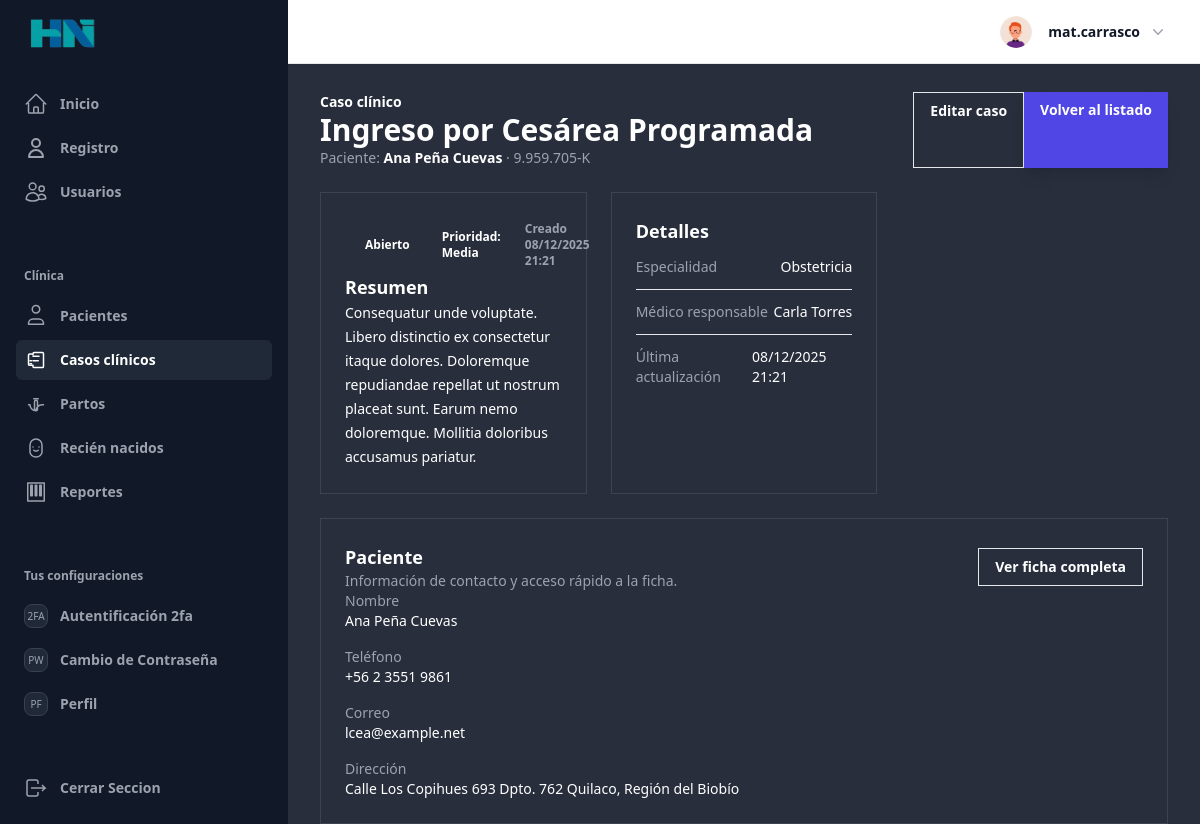
/clinica/casos/4704/ (signed in), run on the app's committed database.
### UsuarioApp/models.py (models this page shows, shortened)
class Profile(models.Model):
    last_activity = models.DateTimeField(null=True, blank=True)
    image = models.ImageField(upload_to=profile_picture_path, default="profile.webp")
    user_FK = models.OneToOneField(
        User, on_delete=models.CASCADE, related_name="profile"
    )
    position_FK = models.ForeignKey(
        Position, on_delete=models.SET_NULL, null=True, blank=True
    )
    def save(self, *args, **kwargs):
        update_last_activity = kwargs.pop("update_last_activity", False)
        if update_last_activity:
            self.last_activity = timezone.now()
            kwargs["update_fields"] = ["last_activity"]
        if self.pk:
            handle_old_image(Profile, self.pk, self.image)
        super(Profile, self).save(*args, **kwargs)
        if self.image and os.path.exists(self.image.path):
            resize_image(self.image.path, 300)
            crop_image(self.image.path, 300)
    def update_last_activity(self):
        self.save(update_last_activity=True)
    class Meta:
        verbose_name = "Perfil"
        verbose_name_plural = "Perfiles"
        ordering = ["-id"]

### clinica/models.py (models this page shows, shortened)
class CasoClinico(models.Model):
    class PrioridadChoices(models.TextChoices):
        BAJA = "baja", _("Baja")
        MEDIA = "media", _("Media")
        ALTA = "alta", _("Alta")
    class EstadoChoices(models.TextChoices):
        ABIERTO = "abierto", _("Abierto")
        EN_ESTUDIO = "en_estudio", _("En estudio")
        CERRADO = "cerrado", _("Cerrado")
    paciente = models.ForeignKey(
        Paciente,
        verbose_name=_("Paciente"),
        related_name="casos_clinicos",
        on_delete=models.CASCADE,
    )
    titulo = models.CharField(_("Título"), max_length=255)
    resumen = models.TextField(_("Resumen"))
    especialidad = models.CharField(_("Especialidad"), max_length=100)
    prioridad = models.CharField(
        _("Prioridad"),
        max_length=10,
        choices=PrioridadChoices.choices,
        default=PrioridadChoices.MEDIA,
    )
    estado = models.CharField(
        _("Estado"),
        max_length=15,
        choices=EstadoChoices.choices,
        default=EstadoChoices.ABIERTO,
    )
    medico_responsable = models.ForeignKey(
        settings.AUTH_USER_MODEL,
        verbose_name=_("Médico responsable"),
        related_name="casos_clinicos_asignados",
        on_delete=models.PROTECT,
    )
    fecha_creacion = models.DateTimeField(_("Fecha de creación"), auto_now_add=True)
    fecha_actualizacion = models.DateTimeField(_("Fecha de actualización"), auto_now=True)
    class Meta:
        ordering = ["-fecha_creacion"]
        verbose_name = _("Caso clínico")
        verbose_name_plural = _("Casos clínicos")

class Paciente(models.Model):
    class SexoChoices(models.TextChoices):
        MASCULINO = "M", _("Masculino")
        FEMENINO = "F", _("Femenino")
        OTRO = "O", _("Otro")
    class EstadoCivilChoices(models.TextChoices):
        SOLTERA = "soltera", _("Soltera")
        CASADA = "casada", _("Casada")
        VIUDA = "viuda", _("Viuda")
        DIVORCIADA = "divorciada", _("Divorciada")
        CONVIVIENTE = "conviviente", _("Conviviente")
        OTRO = "otro", _("Otro")
    class NivelEducacionalChoices(models.TextChoices):
        NINGUNA = "ninguna", _("Ninguna")
        BASICA = "basica", _("Básica")
        MEDIA = "media", _("Media")
        TECNICA = "tecnica", _("Técnica")
        UNIVERSITARIA = "universitaria", _("Universitaria")
        OTRO = "otro", _("Otro")
    class EstadoAtencionChoices(models.TextChoices):
        EN_ESPERA = "en_espera", _("En espera")
        EN_OBSERVACION = "en_observacion", _("En observación")
        ATENDIDO = "atendido", _("Atendido")
        DERIVADO = "derivado", _("Derivado")
    class RiesgoObstetricoChoices(models.TextChoices):
        BAJO = "bajo", _("Bajo")
        MEDIO = "medio", _("Medio")
        ALTO = "alto", _("Alto")
    rut = models.CharField(_("RUT"), max_length=12, unique=True)
    nombres = models.CharField(_("Nombres"), max_length=100, blank=True)
    apellido_paterno = models.CharField(_("Apellido paterno"), max_length=100, blank=True)
    apellido_materno = models.CharField(_("Apellido materno"), max_length=100, blank=True)
    nombre_completo = models.CharField(_("Nombre completo"), max_length=255, blank=True)
    fecha_nacimiento = models.DateField(_("Fecha de nacimiento"))
    sexo = models.CharField(_("Sexo"), max_length=1, choices=SexoChoices.choices)
    telefono = models.CharField(_("Teléfono"), max_length=20, blank=True)
    email = models.EmailField(_("Correo electrónico"), blank=True)
    direccion = models.CharField(_("Dirección"), max_length=255, blank=True)
    estado_civil = models.CharField(
        _("Estado civil"),
        max_length=20,
        choices=EstadoCivilChoices.choices,
        default=EstadoCivilChoices.OTRO,
        blank=True,
    )
    nivel_educacional = models.CharField(
        _("Nivel educacional"),
        max_length=20,
        choices=NivelEducacionalChoices.choices,
        default=NivelEducacionalChoices.OTRO,
        blank=True,
    )
    consultorio = models.ForeignKey(
        Consultorio,
        verbose_name=_("Consultorio de referencia"),
        related_name="pacientes",
        on_delete=models.SET_NULL,
        null=True,
        blank=True,
        db_column="consultorio_id",
    )
    consultorio_otro = models.CharField(
        _("Especifique Consultorio"),
        max_length=120,
        blank=True,
        help_text=_("Llenar solo si el consultorio no aparece en la lista.")
    )
    registrado_por = models.ForeignKey(
        settings.AUTH_USER_MODEL,
        verbose_name=_("Registrado por"),
        related_name="pacientes_registrados",
        on_delete=models.SET_NULL,
        null=True,
        blank=True,
    )
    actualizado_por = models.ForeignKey(
        settings.AUTH_USER_MODEL,
        verbose_name=_("Actualizado por"),
        related_name="pacientes_actualizados",
        on_delete=models.SET_NULL,
        null=True,
        blank=True,
    )
    nacionalidad = models.ForeignKey(
        Nacionalidad,
        verbose_name=_("Nacionalidad"),
        related_name="pacientes",
        on_delete=models.SET_NULL,
        null=True,
        blank=True,
        db_column="nacionalidad_codigo",
    )
    nacionalidad_otro = models.CharField(
        _("Especifique Nacionalidad"),
        max_length=60,
        blank=True,
        help_text=_("Llenar solo si seleccionó 'Otra' en Nacionalidad.")
    )
    pueblo_originario = models.ForeignKey(
        PuebloOriginario,
        verbose_name=_("Pueblo originario"),
        related_name="pacientes",
        on_delete=models.SET_NULL,
        null=True,
        blank=True,
        db_column="pueblo_originario_id",
    )
    activo = models.BooleanField(_("Activo"), default=True)
    estado_atencion = models.CharField(
        _("Estado de atención"),
        max_length=20,
        choices=EstadoAtencionChoices.choices,
        default=EstadoAtencionChoices.EN_ESPERA,
    )
    riesgo_obstetrico = models.CharField(
        _("Riesgo obstétrico"),
        max_length=10,
        choices=RiesgoObstetricoChoices.choices,
        default=RiesgoObstetricoChoices.BAJO,
    )
    contacto_emergencia_nombre = models.CharField(
        _("Nombre contacto de emergencia"),
        max_length=120,
        blank=True,
    )
    contacto_emergencia_telefono = models.CharField(
        _("Teléfono contacto de emergencia"),
        max_length=20,
        blank=True,
    )
    fecha_creacion = models.DateTimeField(_("Fecha de creación"), auto_now_add=True)
    fecha_actualizacion = models.DateTimeField(_("Fecha de actualización"), auto_now=True)
    class Meta:
        ordering = ["nombres", "apellido_paterno", "apellido_materno"]
        verbose_name = _("Paciente")
        verbose_name_plural = _("Pacientes")
        indexes = [
            models.Index(fields=["fecha_nacimiento"], name="idx_paciente_fecha_nac"),
            models.Index(fields=["nombres", "apellido_paterno"], name="idx_paciente_nombre"),
        ]

### clinica/views.py (the view)
# urls.py: path("casos/<int:pk>/", views.CasoClinicoDetailView.as_view(), name="caso_detail"),
class CasoClinicoDetailView(PermitsPositionMixin, DetailView):
    permission_required = ['CLINICAL_FULL', 'CLINICAL_SUPPORT']
    model = CasoClinico
    template_name = "clinica/casos/detalle.html"
    context_object_name = "caso"
    def get_queryset(self):
        return super().get_queryset().select_related("paciente", "medico_responsable")

### utils/customer_img.py (called while the page is built, shortened)
def resize_image(img_path, img_size):
    try:
        with Image.open(img_path) as img:
            ancho, alto = img.size
    except (FileExistsError, UnidentifiedImageError):
        print("Error al Redimensionar la imagen")

def crop_image(img_path, img_size):
    try:
        with Image.open(img_path) as img:
            ancho, alto = img.size
    except (FileExistsError, UnidentifiedImageError):
        print("Erro al Recortar la imagen")

def handle_old_image(modelo, pk, image):
    default_image = "profile.webp"
    old_profile = modelo.objects.get(pk=pk)
    default_image_path = os.path.join(settings.MEDIA_ROOT, default_image)
    if (
        old_profile.image.path != image.path
        and old_profile.image.path != default_image_path
    ):
        default_storage.delete(old_profile.image.path)

### templates/clinica/casos/detalle.html (shortened to what this page needs)
{% extends 'components/Layout/base_extendido.html' %}
{% block content_main %}
<section class="space-y-6 text-white">
  <div class="flex flex-wrap items-start justify-between gap-4">
    <div>
      <p class="text-sm font-semibold text-indigo-300 uppercase tracking-wide">Caso clínico</p>
      <h1 class="text-3xl font-bold text-white">{{ caso.titulo }}</h1>
      <p class="text-sm text-gray-400">
        Paciente: <span class="font-semibold text-white">{{ caso.paciente.nombre_completo }}</span> · {{ caso.paciente.rut }}
      </p>
    </div>
    <div class="flex flex-wrap gap-3">
      <a href="{% url 'clinica:caso_update' caso.pk %}" class="rounded-2xl border border-white/15 px-4 py-2 text-sm font-semibold text-gray-200 hover:bg-white/5">
        Editar caso
      </a>
      <a href="{% url 'clinica:caso_list' %}" class="rounded-2xl bg-indigo-600 px-4 py-2 text-sm font-semibold text-white shadow-lg shadow-indigo-600/30 hover:bg-indigo-500">
        Volver al listado
      </a>
    </div>
  </div>
  <div class="grid gap-6 lg:grid-cols-3">
    <section class="rounded-3xl border border-white/10 bg-slate-900/70 p-6 shadow-2xl shadow-black/20 lg:col-span-2 space-y-4">
      <div class="flex flex-wrap items-center gap-3 text-xs font-semibold">
        <span class="inline-flex items-center gap-2 rounded-full px-3 py-1
          {% if caso.estado == 'cerrado' %}bg-gray-500/10 text-gray-300{% elif caso.estado == 'en_estudio' %}bg-indigo-500/10 text-indigo-200{% else %}bg-sky-500/10 text-sky-200{% endif %}">
          {{ caso.get_estado_display }}
        </span>
        <span class="inline-flex items-center gap-2 rounded-full px-3 py-1
          {% if caso.prioridad == 'alta' %}bg-rose-500/10 text-rose-300{% elif caso.prioridad == 'media' %}bg-amber-500/10 text-amber-200{% else %}bg-emerald-500/10 text-emerald-200{% endif %}">
          Prioridad: {{ caso.get_prioridad_display }}
        </span>
        <span class="rounded-full bg-white/5 px-3 py-1 text-gray-400">Creado {{ caso.fecha_creacion|date:"d/m/Y H:i" }}</span>
      </div>
      <article class="space-y-3">
        <h2 class="text-lg font-semibold text-white">Resumen</h2>
        <p class="text-sm leading-6 text-gray-200 whitespace-pre-line">{{ caso.resumen }}</p>
      </article>
    </section>
    <aside class="rounded-3xl border border-white/10 bg-slate-900/70 p-6 shadow-2xl shadow-black/20 space-y-4">
      <h2 class="text-lg font-semibold text-white">Detalles</h2>
      <dl class="divide-y divide-white/10 text-sm text-gray-300">
        <div class="flex justify-between py-3">
          <dt class="text-gray-400">Especialidad</dt>
          <dd class="text-white">{{ caso.especialidad }}</dd>
        </div>
        <div class="flex justify-between py-3">
          <dt class="text-gray-400">Médico responsable</dt>
          <dd class="text-white">{{ caso.medico_responsable.get_full_name|default:caso.medico_responsable }}</dd>
        </div>
        <div class="flex justify-between py-3">
          <dt class="text-gray-400">Última actualización</dt>
          <dd class="text-white">{{ caso.fecha_actualizacion|date:"d/m/Y H:i" }}</dd>
        </div>
      </dl>
    </aside>
  </div>
  <div class="rounded-3xl border border-white/10 bg-slate-900/70 p-6 shadow-2xl shadow-black/20 space-y-4">
    <div class="flex flex-wrap items-center justify-between gap-4">
      <div>
        <h2 class="text-lg font-semibold text-white">Paciente</h2>
        <p class="text-sm text-gray-400">Información de contacto y acceso rápido a la ficha.</p>
      </div>
      <a href="{% url 'clinica:paciente_detail' caso.paciente.pk %}" class="rounded-2xl border border-white/15 px-4 py-2 text-sm font-semibold text-gray-200 hover:bg-white/5">
        Ver ficha completa
      </a>
    </div>
    <div class="grid gap-4 text-sm text-gray-300 md:grid-cols-3">
      <div>
        <p class="text-gray-400">Nombre</p>
        <p class="text-white">{{ caso.paciente.nombre_completo }}</p>
      </div>
      <div>
        <p class="text-gray-400">Teléfono</p>
        <p class="text-white">{{ caso.paciente.telefono|default:"Sin teléfono" }}</p>
      </div>
      <div>
        <p class="text-gray-400">Correo</p>
        <p class="text-white">{{ caso.paciente.email|default:"Sin correo" }}</p>
      </div>
      <div class="md:col-span-3">
        <p class="text-gray-400">Dirección</p>
        <p class="text-white">{{ caso.paciente.direccion|default:"No registrada" }}</p>
      </div>
    </div>
  </div>
</section>
{% endblock content_main %}

### templates/components/header/components/profile.html (shortened to what this page needs)
{% load static %}
<div class="relative" x-data="{ openUser: false }">
  <button type="button" class="-m-1.5 flex items-center p-1.5" id="user-menu-button" aria-expanded="false" aria-haspopup="true" @click="openUser = !openUser">
    <img class="h-8 w-8 rounded-full bg-gray-50" src="{{ request.user.profile.image.url }}" alt="perfil">
    <span class="hidden lg:flex lg:items-center">
      <span class="ml-4 text-sm font-semibold leading-6 text-gray-900" aria-hidden="true">{{ request.user }}</span>
      <svg class="ml-2 h-5 w-5 text-gray-400" viewBox="0 0 20 20" fill="currentColor" aria-hidden="true">
        <path fill-rule="evenodd" d="M5.23 7.21a.75.75 0 011.06.02L10 11.168l3.71-3.938a.75.75 0 111.08 1.04l-4.25 4.5a.75.75 0 01-1.08 0l-4.25-4.5a.75.75 0 01.02-1.06z" clip-rule="evenodd" />
      </svg>
    </span>
  </button>
</div>

### static/css/mensajes.css (style rules this page uses)
button { padding: 10px; }

### data on the page
CasoClinico: titulo "Ingreso por Cesárea Programada", paciente.nombre_completo "Ana Peña Cuevas", paciente.rut "9.959.705-K", estado "Abierto", prioridad "Media", fecha_creacion "08/12/2025 21:21", resumen "Consequatur unde voluptate. Libero distinctio ex consectetur itaque dolores. Doloremque repudiandae repellat ut nostrum placeat sunt. Earum nemo doloremque. Mollitia doloribus accusamus pariatur.", especialidad "Obstetricia", medico_responsable.get_full_name "Carla Torres", fecha_actualizacion "08/12/2025 21:21", paciente.telefono "+56 2 3551 9861", paciente.email "lcea@example.net", paciente.direccion "Calle Los Copihues 693 Dpto. 762 Quilaco, Región del Biobío"

### other printed values
{{ request.user }} "mat.carrasco"
